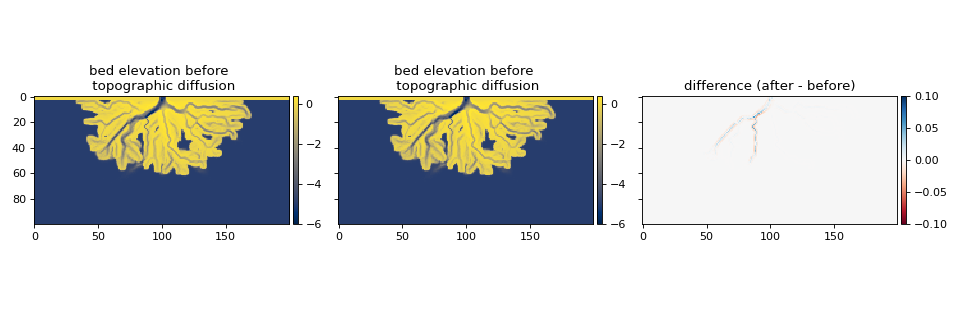

Recreate this plot in Python.
import warnings

import numpy as np
import matplotlib.pyplot as plt

import pyDeltaRCM

# filter out the warning raised about no netcdf being found
warnings.filterwarnings("ignore", category=UserWarning)


# init delta model
with pyDeltaRCM.shared_tools._docs_temp_directory() as output_dir:
    delta = pyDeltaRCM.DeltaModel(
        out_dir=output_dir,
        resume_checkpoint='../../_resources/checkpoint')

_shp = delta.eta.shape

delta.route_all_sand_parcels()

_eta_before = np.copy(delta.eta)
delta.topo_diffusion()
_eta_after = np.copy(delta.eta)

# set up axis
fig, ax = plt.subplots(1, 3, sharex=True, sharey=True, figsize=(12, 4))

# fill in axis0
pyDeltaRCM.debug_tools.plot_domain(
    _eta_before, ax=ax[0], grid=False, cmap='cividis', vmin=-6)
ax[0].set_title('bed elevation before \n topographic diffusion')

# fill in axis1
pyDeltaRCM.debug_tools.plot_domain(
    _eta_after, ax=ax[1], grid=False, cmap='cividis', vmin=-6)
ax[1].set_title('bed elevation before \n topographic diffusion')


# fill in axis2
_diff = _eta_after - _eta_before
pyDeltaRCM.debug_tools.plot_domain(
    _diff, ax=ax[2], grid=False, cmap='RdBu',
    vmin=-0.1, vmax=0.1)
ax[2].set_title('difference (after - before)')


plt.tight_layout()
plt.show()
